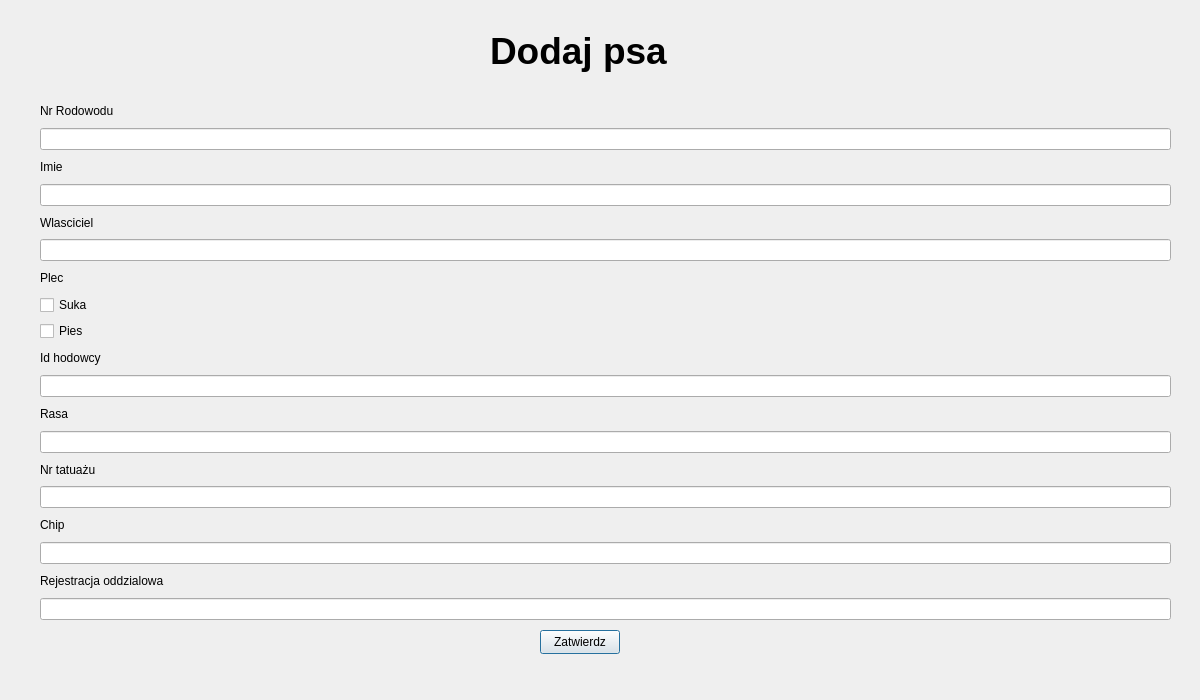
<?xml version="1.0" encoding="UTF-8"?>
<ui version="4.0">
 <class>Dodajpsaokno</class>
 <widget class="QDialog" name="Dodajpsaokno">
  <property name="geometry">
   <rect>
    <x>0</x>
    <y>0</y>
    <width>1200</width>
    <height>700</height>
   </rect>
  </property>
  <property name="windowTitle">
   <string>Dialog</string>
  </property>
  <widget class="QLabel" name="dodajpsalabel">
   <property name="geometry">
    <rect>
     <x>490</x>
     <y>20</y>
     <width>241</width>
     <height>61</height>
    </rect>
   </property>
   <property name="font">
    <font>
     <pointsize>28</pointsize>
     <bold>true</bold>
    </font>
   </property>
   <property name="text">
    <string>Dodaj psa</string>
   </property>
  </widget>
  <widget class="QPushButton" name="pushButton_zatwierdz">
   <property name="geometry">
    <rect>
     <x>540</x>
     <y>630</y>
     <width>80</width>
     <height>24</height>
    </rect>
   </property>
   <property name="text">
    <string>Zatwierdz</string>
   </property>
  </widget>
  <widget class="QWidget" name="">
   <property name="geometry">
    <rect>
     <x>40</x>
     <y>100</y>
     <width>1131</width>
     <height>520</height>
    </rect>
   </property>
   <layout class="QVBoxLayout" name="verticalLayout">
    <item>
     <widget class="QLabel" name="labelnrr">
      <property name="text">
       <string>Nr Rodowodu</string>
      </property>
     </widget>
    </item>
    <item>
     <widget class="QLineEdit" name="lineEdit_nrRodowodu"/>
    </item>
    <item>
     <widget class="QLabel" name="label_2">
      <property name="text">
       <string>Imie</string>
      </property>
     </widget>
    </item>
    <item>
     <widget class="QLineEdit" name="lineEdit_imie"/>
    </item>
    <item>
     <widget class="QLabel" name="label_3">
      <property name="text">
       <string>Wlasciciel</string>
      </property>
     </widget>
    </item>
    <item>
     <widget class="QLineEdit" name="lineEdit_3"/>
    </item>
    <item>
     <widget class="QLabel" name="label_4">
      <property name="text">
       <string>Plec</string>
      </property>
     </widget>
    </item>
    <item>
     <widget class="QCheckBox" name="checkBox_2">
      <property name="text">
       <string>Suka</string>
      </property>
     </widget>
    </item>
    <item>
     <widget class="QCheckBox" name="checkBox">
      <property name="text">
       <string>Pies</string>
      </property>
     </widget>
    </item>
    <item>
     <widget class="QLabel" name="label_5">
      <property name="text">
       <string>Id hodowcy </string>
      </property>
     </widget>
    </item>
    <item>
     <widget class="QLineEdit" name="lineEdit_4"/>
    </item>
    <item>
     <widget class="QLabel" name="label_6">
      <property name="text">
       <string>Rasa</string>
      </property>
     </widget>
    </item>
    <item>
     <widget class="QLineEdit" name="lineEdit_5">
      <property name="text">
       <string/>
      </property>
     </widget>
    </item>
    <item>
     <widget class="QLabel" name="label_7">
      <property name="text">
       <string>Nr tatuażu</string>
      </property>
     </widget>
    </item>
    <item>
     <widget class="QLineEdit" name="lineEdit_6"/>
    </item>
    <item>
     <widget class="QLabel" name="label_8">
      <property name="text">
       <string>Chip</string>
      </property>
     </widget>
    </item>
    <item>
     <widget class="QLineEdit" name="lineEdit_7"/>
    </item>
    <item>
     <widget class="QLabel" name="label_9">
      <property name="text">
       <string>Rejestracja oddzialowa</string>
      </property>
     </widget>
    </item>
    <item>
     <widget class="QLineEdit" name="lineEdit_8"/>
    </item>
   </layout>
  </widget>
 </widget>
 <resources/>
 <connections/>
</ui>
